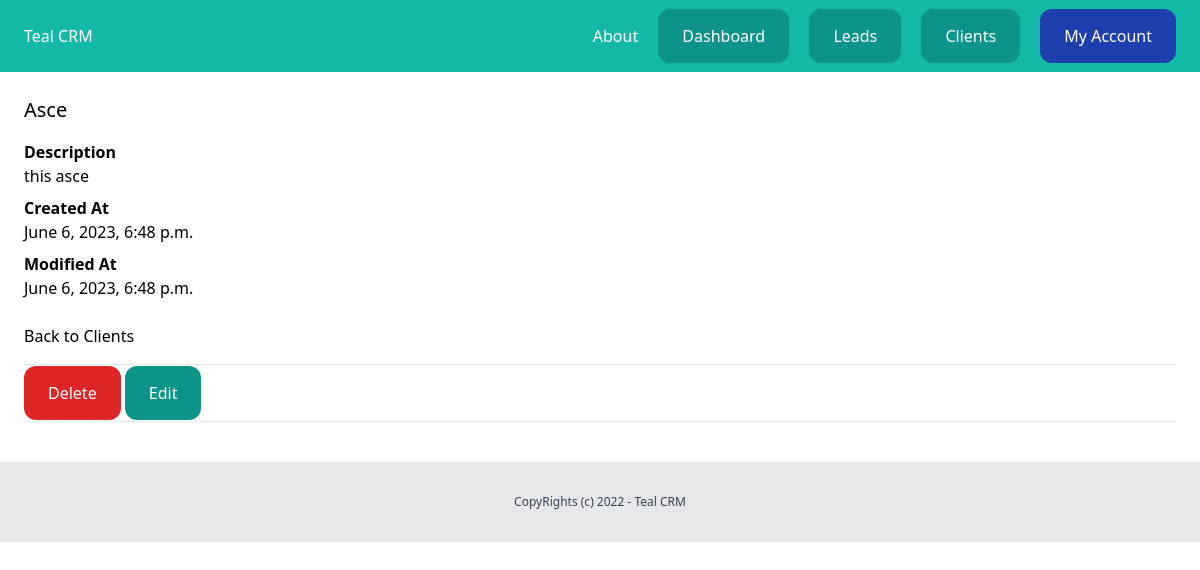
The app's page /dashboard/client/3/ (signed in) with its own data.
### client/models.py (models this page shows, shortened)
class Client(models.Model):
    team = models.ForeignKey(Team, related_name='clients', on_delete=models.CASCADE)
    name = models.CharField(max_length=255)
    email = models.EmailField()
    description = models.TextField(blank=True,null=True)
    created_by = models.ForeignKey(User, on_delete=models.CASCADE , related_name='clients')
    created_at = models.DateTimeField(auto_now_add=True)
    modified = models.DateTimeField(auto_now=True)
    class Meta:
        ordering = ('name',)

### client/views.py (the view)
# urls.py: path('<int:pk>/', views.client_details,name='client-details'),
@login_required
def client_details(request, pk):
    client = get_object_or_404(Client, created_by = request.user, pk = pk)
    return render(request,'client/client_detail.html',{
        'client':client
    })

### client/templates/client/client_detail.html (shortened to what this page needs)
{% extends 'core/base.html' %}
{% block content %}
    <div class="py-6 px-6">
        <h1 class="mb-4 text-xl">{{client.name}}</h1>
        {% if client.description %}
            <p class="font-semibold">Description</p>
            <p class="mb-2">{{client.description}}</p>
        {% endif %}
        <p class="font-semibold">Created At</p>
        <p class="mb-2">{{client.created_at}}</p>
        <p class="font-semibold">Modified At</p>
        <p class="mb-6">{{client.modified}}</p>
        <a href="{% url 'clients-list' %}">Back to Clients</a>
        <hr class= "my-4">
            <a href="{% url 'client-delete' client.id %}" class="py-4 px-6 bg-red-600 rounded-xl text-white">Delete</a>
            <a href="{% url 'edit-client' client.id %}" class="py-4 px-6 bg-teal-600 rounded-xl text-white">Edit</a>
        <hr class= "my-4">
    </div>
{% endblock content %}

### records on screen
Client: name "Asce", description "this asce", created_at "June 6, 2023, 6:48 p.m.", modified "June 6, 2023, 6:48 p.m."
